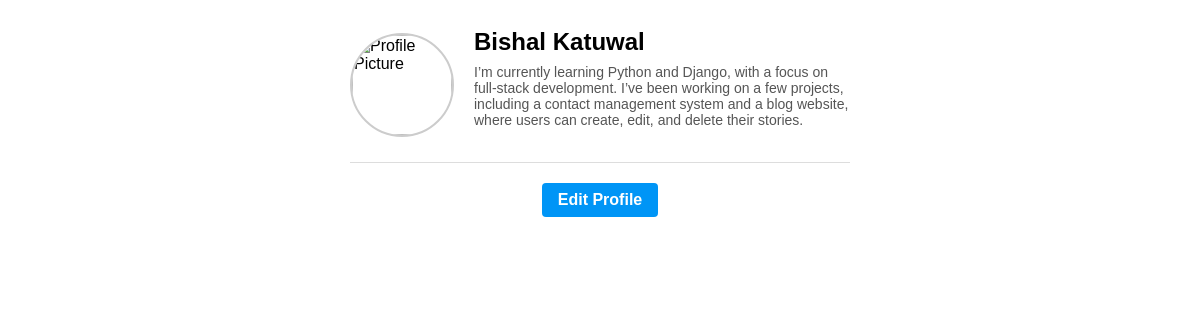
/members/profile/detail/ (signed in), run on an earlier commit of the app's database.
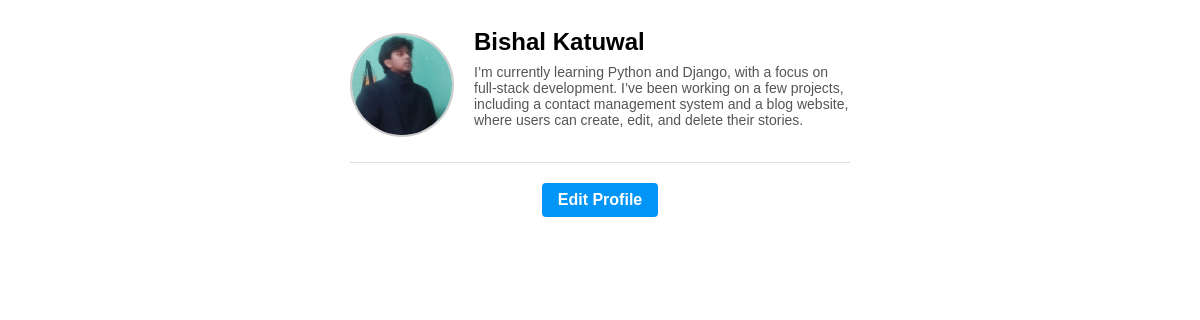
And on a later commit of the database.
### member/models.py (models this page shows, shortened)
class Profile(models.Model):
    user = models.OneToOneField(User, on_delete=models.CASCADE)
    bio = models.TextField(blank=True, null=True)
    profile_pic = models.ImageField(upload_to='profile_pic/', blank=True, null=True)

### member/views.py (the view)
# urls.py: path('profile/detail/', ProfileDetailView.as_view(), name='profile_detail',),
class ProfileDetailView(DetailView):
    model = Profile
    template_name = 'profile/profile_detail.html'
    context_object_name = 'profile'
    def get_object(self, queryset=None):
        profile, created = Profile.objects.get_or_create(user=self.request.user)
        return profile

### member/templates/profile/profile_detail.html (shortened to what this page needs)
<div class="profile-container">
    <div class="profile-header">
        {% if profile.profile_pic %}
            <img class="profile-image" src="{{ profile.profile_pic.url }}" alt="Profile Picture">
        {% else %}
        <img class="profile-image" src="https://encrypted-tbn0.gstatic.com/images?q=tbn:ANd9GcTsOjD4klpAWOSKQZeP9QoKBHtIxXsDsQOpLA&s" alt="Profile Picture">
        {% endif %}
        <div class="profile-info">
            <h1 class="profile-name">{{ profile.user.first_name }} {{ profile.user.last_name }}</h1>
            <p class="profile-bio">{{ profile.bio }}</p>
        </div>
    </div>
    <div class="profile-actions">
        <a href="{% url 'profile_edit' %}" class="edit-profile-btn">Edit Profile</a>
    </div>
</div>

What changed in the data, as far as the page shows it:
changed Profile "Bishal": profile_pic: picture added
